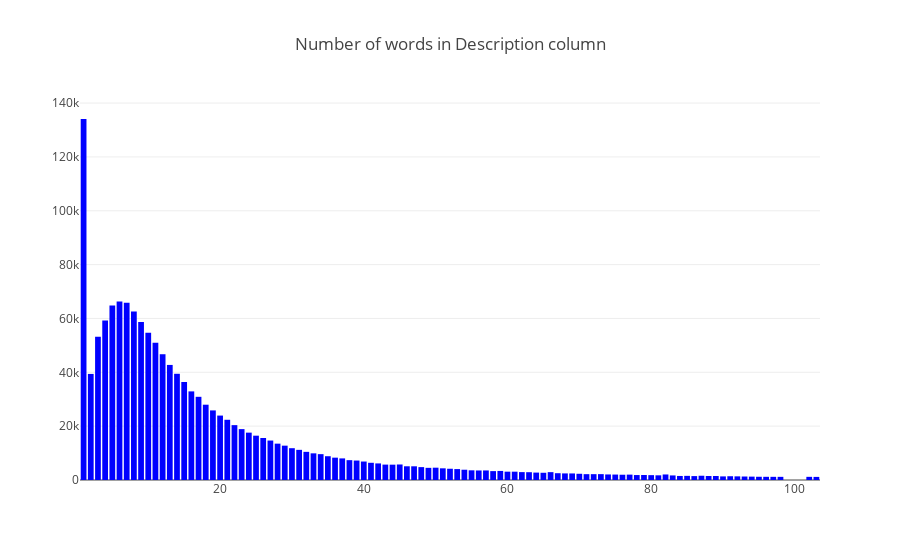

Notebook code for this chart:
### Code cell
## Filling missing values ##
train_df["description"].fillna("NA", inplace=True)

train_df["desc_nwords"] = train_df["description"].apply(lambda x: len(x.split()))

cnt_srs = train_df['desc_nwords'].value_counts().head(100)

trace = go.Bar(
    x=cnt_srs.index,
    y=cnt_srs.values,
    marker=dict(
        color="blue",
        #colorscale = 'Blues',
        reversescale = True
    ),
)

layout = go.Layout(
    title='Number of words in Description column'
)

data = [trace]
fig = go.Figure(data=data, layout=layout)
py.iplot(fig, filename="desc_nwords")

### Figure 1 — Plotly figure (JSON) as saved in the notebook; plotly's stock layout.template omitted (floating-point values rounded to 4 significant figures)
{"data": [{"marker": {"color": "blue", "reversescale": true}, "type": "bar", "x": [1, 6, 7, 5, 8, 4, 9, 10, 3, 11, 12, 13, 14, 2, 15, 16, 17, 18, 19, 20, 21, 22, 23, 24, 25, 26, 27, 28, 29, 30, 31, 32, 33, 34, 35, 36, 37, 38, 39, 40, 41, 42, 45, 43, 44, 46, 47, 48, 50, 49, 51, 52, 53, 54, 55, 57, 56, 59, 58, 60, 61, 62, 66, 63, 64, 65, 67, 68, 69, 70, 73, 72, 71, 74, 82, 75, 77, 76, 79, 78, 80, 81, 83, 87, 85, 84, 89, 88, 86, 91, 92, 90, 93, 94, 95, 96, 97, 102, 98, 103], "y": [134086, 66341, 65831, 64832, 62604, 59228, 58696, 54663, 53251, 50954, 46716, 42740, 39456, 39401, 36397, 32911, 30899, 27969, 25846, 23932, 22369, 20381, 18899, 17592, 16461, 15607, 14655, 13501, 12755, 11813, 11200, 10454, 9902, 9601, 8832, 8298, 8023, 7371, 7229, 6860, 6391, 6159, 5765, 5719, 5695, 5096, 5087, 4785, 4574, 4512, 4338, 4178, 4055, 3814, 3595, 3552, 3544, 3364, 3301, 3093, 3089, 2930, 2918, 2898, 2752, 2687, 2525, 2449, 2438, 2310, 2180, 2168, 2168, 2062, 2053, 2021, 2000, 1958, 1865, 1840, 1806, 1740, 1697, 1584, 1536, 1500, 1498, 1495, 1451, 1402, 1355, 1338, 1298, 1251, 1200, 1184, 1179, 1173, 1169, 1153]}], "layout": {"title": "Number of words in Description column"}}
